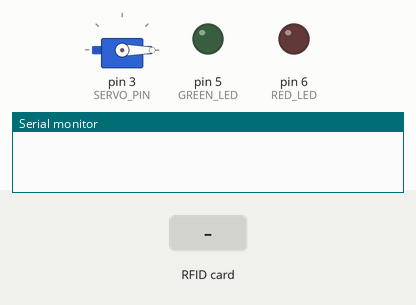
Recording of a sketch running on a simulated Arduino Uno, built with avr-gcc and run on an emulated ATmega328P. Shown: servo, output pins drawn as LEDs (lit = HIGH), the last lines printed to the serial monitor. The inputs (shaded band) are chosen by the test bench. Pins used as bus, display or sensor lines are not drawn.

Above: at 1.2 s.
1.3 s: RFID card DE AD BE EF held to the reader
At 2.5 s:
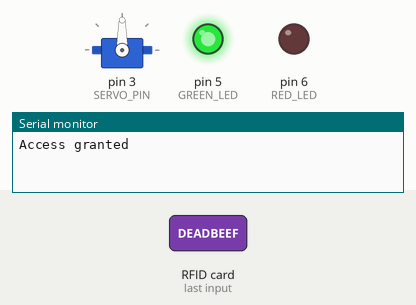
4.3 s: RFID card 5E 7A 19 C4 held to the reader
At 4.9 s:
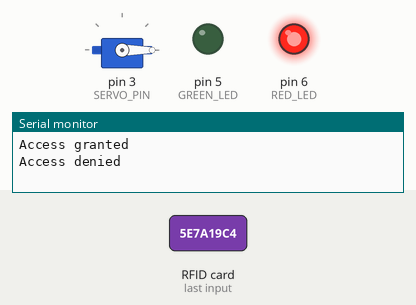
Timing chart, 0 to 7.3 s (numbered marks = the images above; inputs shaded):
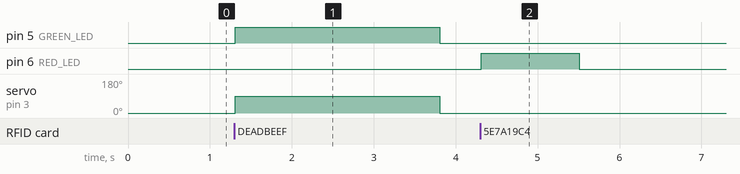

The sketch:

07_rfid_servo_door_lock.ino
```cpp
#include <SPI.h>
#include <MFRC522.h>
#include <Servo.h>

const int SS_PIN = 10;
const int RST_PIN = 9;
const int SERVO_PIN = 3;
const int GREEN_LED = 5;
const int RED_LED = 6;

MFRC522 rfid(SS_PIN, RST_PIN);
Servo lockServo;

byte allowedUID[4] = {0xDE, 0xAD, 0xBE, 0xEF};

bool uidMatch(const MFRC522::Uid &uid) {
  if (uid.size != 4) {
    return false;
  }
  for (byte i = 0; i < 4; i++) {
    if (uid.uidByte[i] != allowedUID[i]) {
      return false;
    }
  }
  return true;
}

void setup() {
  Serial.begin(9600);
  SPI.begin();
  rfid.PCD_Init();

  pinMode(GREEN_LED, OUTPUT);
  pinMode(RED_LED, OUTPUT);

  lockServo.attach(SERVO_PIN);
  lockServo.write(0); // locked position
}

void loop() {
  if (!rfid.PICC_IsNewCardPresent() || !rfid.PICC_ReadCardSerial()) {
    return;
  }

  if (uidMatch(rfid.uid)) {
    digitalWrite(GREEN_LED, HIGH);
    digitalWrite(RED_LED, LOW);
    lockServo.write(90); // unlock
    Serial.println("Access granted");
    delay(2500);
    lockServo.write(0); // lock again
    digitalWrite(GREEN_LED, LOW);
  } else {
    digitalWrite(RED_LED, HIGH);
    digitalWrite(GREEN_LED, LOW);
    Serial.println("Access denied");
    delay(1200);
    digitalWrite(RED_LED, LOW);
  }

  rfid.PICC_HaltA();
  rfid.PCD_StopCrypto1();
}
```

Measured:
- after the input at 1.3 s, pin 5 (GREEN_LED): LOW → HIGH at once, → LOW 2.5 s later; servo on pin 3 (SERVO_PIN): 0° → 90° at once, → 0° 2.5 s later
- after the input at 4.3 s, pin 6 (RED_LED): LOW → HIGH at once, → LOW 1.2 s later
